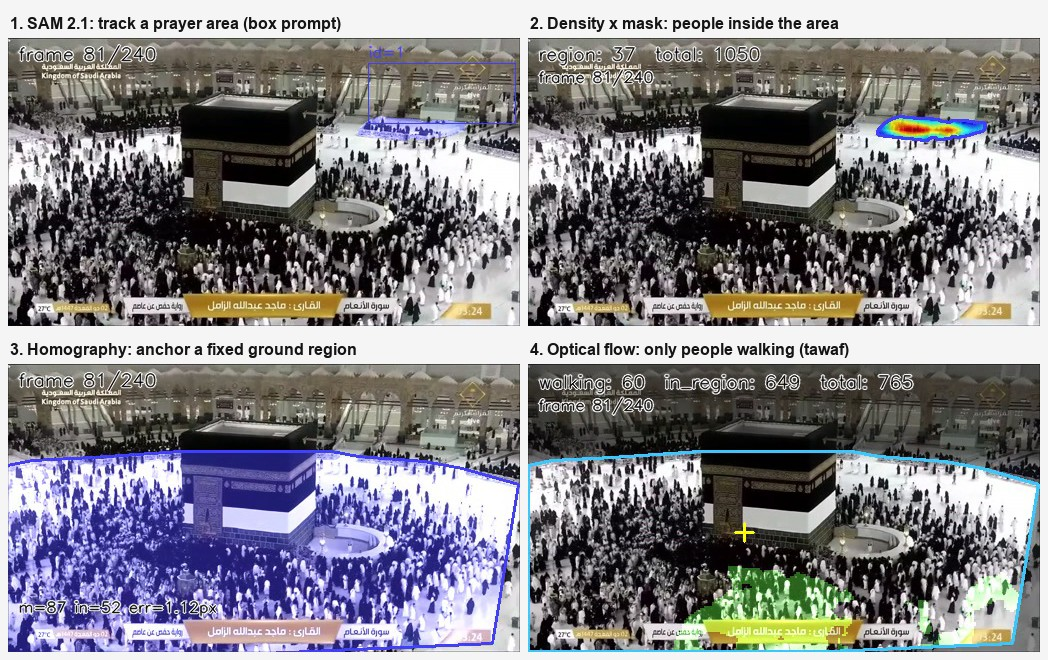
#> input picture docs/pipeline.jpg, 1048 x 660 px
$ python make_figures.py
#> lines starting #> are read from the running program, lines starting #| are printed output that depends on the picture
"""Build the README cover from the four stage frames in docs/pipeline.jpg.

    python docs/make_figures.py
"""

from pathlib import Path

import matplotlib

matplotlib.use("Agg")
import matplotlib.pyplot as plt  # noqa: E402
from matplotlib.patches import Rectangle  # noqa: E402
from PIL import Image  # noqa: E402

DOCS = Path(__file__).resolve().parent

BG, CARD, MUTED, ACCENT = "#121419", "#1c2029", "#9aa0ab", "#4f8ff7"
plt.rcParams.update({"font.family": "DejaVu Sans"})


def stage_frames() -> list[Image.Image]:
    """The four stage frames of pipeline.jpg, without their title bands."""
    im = Image.open(DOCS / "pipeline.jpg").convert("RGB")
#> im is the input picture: PIL image 1048x660 RGB; mean R, G, B 130.6, 129, 133.7
    w, h = im.size
#> w = 1048; h = 660
    gray = im.convert("L").load()

    def runs(n: int, white) -> list[tuple[int, int]]:
#> called with n = 1048
        out, start = [], None
        for i in range(n):
            if not white(i) and start is None:
                start = i
            elif white(i) and start is not None:
                out.append((start, i))
                start = None
#> after the loop, out = [(8, 520), (528, 1040)]
        return out

    cols = runs(w, lambda x: sum(gray[x, y] > 240 for y in range(0, h, 3)) > 0.9 * (h // 3))
#> cols = [(8, 520), (528, 1040)]
    rows = runs(h, lambda y: sum(gray[x, y] > 240 for x in range(0, w, 3)) > 0.9 * (w // 3))
#> rows = [(17, 31), (38, 326), (344, 358), (364, 652)]
    frames_rows = sorted(rows, key=lambda r: r[1] - r[0])[-2:]
#> frames_rows = [(38, 326), (364, 652)]
    frames_rows.sort()
    return [im.crop((x0, y0, x1, y1)) for y0, y1 in frames_rows for x0, x1 in cols[:2]]


frames = stage_frames()
#> frames = 4 items
aspect = frames[0].width / frames[0].height
#> aspect = 1.78

fig_w, fig_h = 16, 6.2
fig = plt.figure(figsize=(fig_w, fig_h), dpi=100, facecolor=BG)
fig.text(0.03, 0.91, "Tracking Prayer Areas for Per-Zone Crowd Counting", color="white",
         fontsize=27, fontweight="bold", va="center")
fig.text(0.03, 0.845, "The prayer area moves, so the zone has to move with it  ·  "
         "SAM 2.1 or homography tracks the area, CLIP-EBC counts only inside it",
         color=MUTED, fontsize=13.5, va="center")

left, right, gap = 0.03, 0.97, 0.0125
w = (right - left - 3 * gap) / 4
img_h = w * fig_w / aspect / fig_h
#> img_h = 0.328
img_y = 0.775 - img_h
#> img_y = 0.447
labels = [
    ("1  SAM 2.1", "TRACKS THE PRAYER AREA"),
    ("2  CLIP-EBC", "COUNTS INSIDE THE MASK"),
    ("3  HOMOGRAPHY", "ANCHORS A GROUND REGION"),
    ("4  OPTICAL FLOW", "COUNTS ONLY THE WALKERS"),
]
for i, (frame, (big, small)) in enumerate(zip(frames, labels)):
    x = left + i * (w + gap)
    ax = fig.add_axes([x, img_y, w, img_h])
    ax.imshow(frame, aspect="auto")
    ax.set_axis_off()
    fig.add_artist(Rectangle((x, img_y - 0.1), w, 0.095, transform=fig.transFigure, color=CARD))
    fig.text(x + 0.009, img_y - 0.033, big, color=ACCENT, fontsize=14, fontweight="bold", va="center")
    fig.text(x + 0.009, img_y - 0.075, small, color="#c9ced6", fontsize=10.5, fontweight="bold", va="center")
#> this loop made 4 passes
#> (big, small, x) on passes 1 to 4: ('1  SAM 2.1', 'TRACKS THE PRAYER AREA', 0.03), ('2  CLIP-EBC', 'COUNTS INSIDE THE MASK', 0.268), ('3  HOMOGRAPHY', 'ANCHORS A GROUND REGION', 0.506), ('4  OPTICAL FLOW', 'COUNTS ONLY THE WALKERS', 0.744)

cards = [
    ("2 trackers", "SAM 2.1 when the area changes shape,\nhomography when the camera moves"),
    ("1 mask format", "either tracker feeds either counter:\nobj_<id> → (T, H, W) NPZ"),
    ("4 GB GPU", "runs on an MX150 with\nsam2.1_hiera_tiny at 512 px"),
    ("0 identities", "density maps count people\nwithout recognising anyone"),
]
cw = (right - left - 3 * gap) / 4
card_y, card_h = 0.1, 0.175
for i, (big, small) in enumerate(cards):
    x = left + i * (cw + gap)
    fig.add_artist(Rectangle((x, card_y), cw, card_h, transform=fig.transFigure, color=CARD))
    fig.add_artist(Rectangle((x, card_y), 0.0022, card_h, transform=fig.transFigure, color=ACCENT))
    fig.text(x + 0.012, card_y + 0.122, big, color="white", fontsize=21, fontweight="bold", va="center")
    fig.text(x + 0.012, card_y + 0.048, small, color=MUTED, fontsize=11.5, va="center", linespacing=1.3)

fig.text(0.03, 0.045, "Frames: a public TV broadcast of Masjid al-Haram, published on YouTube. "
         "Counts are model estimates; this clip has no ground truth.", color="#6b7280", fontsize=10.5,
         va="center")
fig.savefig(DOCS / "header.png", facecolor=BG)
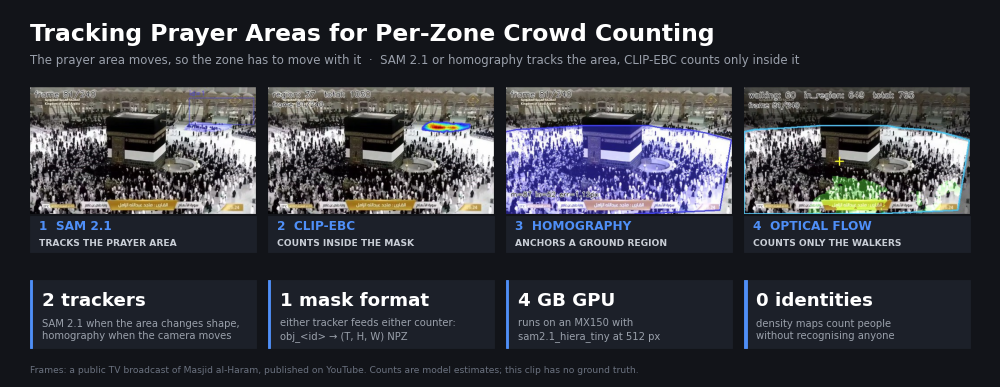
#> figure drawn by matplotlib, 4 panels
plt.close(fig)
print("wrote docs/header.png")
